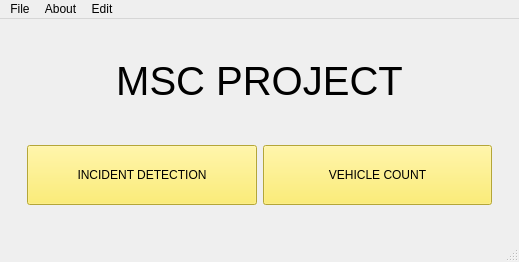
<?xml version="1.0" encoding="UTF-8"?>
<ui version="4.0">
 <class>MainWindow</class>
 <widget class="QMainWindow" name="MainWindow">
  <property name="geometry">
   <rect>
    <x>0</x>
    <y>0</y>
    <width>519</width>
    <height>262</height>
   </rect>
  </property>
  <property name="maximumSize">
   <size>
    <width>519</width>
    <height>262</height>
   </size>
  </property>
  <property name="windowTitle">
   <string>Msc Project</string>
  </property>
  <property name="windowIcon">
   <iconset>
    <normaloff>../../../afodamz documents/doc Pics/Afolabi-Oluwadamilola.jpg</normaloff>../../../afodamz documents/doc Pics/Afolabi-Oluwadamilola.jpg</iconset>
  </property>
  <property name="styleSheet">
   <string notr="true">QLabel#main_label:{
font: bold 18pt;
}
QPushButton {
	padding:5px;
     background-color: yellow;
 }
 QPushButton:pressed {
     background-color: rgb(224, 0, 0);     
 }
 QPushButton:hover {
     background-color: rgb(224, 255, 0);
 }</string>
  </property>
  <widget class="QWidget" name="main_page">
   <property name="minimumSize">
    <size>
     <width>519</width>
     <height>218</height>
    </size>
   </property>
   <property name="maximumSize">
    <size>
     <width>519</width>
     <height>218</height>
    </size>
   </property>
   <property name="autoFillBackground">
    <bool>false</bool>
   </property>
   <property name="styleSheet">
    <string notr="true">QLabel#main_label:{
font: bold 18pt;
}
background-color: rgb(211, 215, 207);</string>
   </property>
   <layout class="QGridLayout" name="gridLayout">
    <item row="5" column="1">
     <widget class="QFrame" name="verticalFrame">
      <property name="styleSheet">
       <string notr="true">QLabel#main_label:{
font: bold 18pt;
}
QFrame: {
background-color: rgb(211, 215, 207);
}
</string>
      </property>
      <layout class="QVBoxLayout" name="verticalLayout_4">
       <item>
        <widget class="QLabel" name="main_label">
         <property name="maximumSize">
          <size>
           <width>501</width>
           <height>134</height>
          </size>
         </property>
         <property name="font">
          <font>
           <pointsize>30</pointsize>
          </font>
         </property>
         <property name="text">
          <string>MSC PROJECT</string>
         </property>
         <property name="alignment">
          <set>Qt::AlignCenter</set>
         </property>
        </widget>
       </item>
       <item>
        <widget class="QFrame" name="verticalFrame">
         <property name="styleSheet">
          <string notr="true">QPushButton {
	padding:5px;
     background-color: rgb(252, 233, 79);
 }
 QPushButton:hover {
     background-color: rgb(224, 255, 0);
 }
 QPushButton:hover:!pressed{
     background-color: rgb(224, 0, 0);     
 }
</string>
         </property>
         <layout class="QHBoxLayout" name="horizontalLayout">
          <item>
           <widget class="QPushButton" name="incident_detection">
            <property name="minimumSize">
             <size>
              <width>80</width>
              <height>60</height>
             </size>
            </property>
            <property name="maximumSize">
             <size>
              <width>400</width>
              <height>60</height>
             </size>
            </property>
            <property name="styleSheet">
             <string notr="true"/>
            </property>
            <property name="text">
             <string>INCIDENT DETECTION</string>
            </property>
           </widget>
          </item>
          <item>
           <widget class="QPushButton" name="vehicle_count">
            <property name="minimumSize">
             <size>
              <width>80</width>
              <height>60</height>
             </size>
            </property>
            <property name="maximumSize">
             <size>
              <width>400</width>
              <height>60</height>
             </size>
            </property>
            <property name="text">
             <string>VEHICLE COUNT</string>
            </property>
           </widget>
          </item>
         </layout>
        </widget>
       </item>
      </layout>
     </widget>
    </item>
   </layout>
  </widget>
  <widget class="QMenuBar" name="menubar">
   <property name="geometry">
    <rect>
     <x>0</x>
     <y>0</y>
     <width>519</width>
     <height>22</height>
    </rect>
   </property>
   <widget class="QMenu" name="menuFile">
    <property name="title">
     <string>File</string>
    </property>
    <addaction name="actionNew"/>
    <addaction name="separator"/>
    <addaction name="actionEdit"/>
    <addaction name="actionExit"/>
   </widget>
   <widget class="QMenu" name="menuAbout">
    <property name="title">
     <string>About</string>
    </property>
   </widget>
   <widget class="QMenu" name="menuEdit">
    <property name="title">
     <string>Edit</string>
    </property>
   </widget>
   <addaction name="menuFile"/>
   <addaction name="menuAbout"/>
   <addaction name="menuEdit"/>
  </widget>
  <widget class="QStatusBar" name="statusbar"/>
  <action name="actionNew">
   <property name="text">
    <string>New</string>
   </property>
  </action>
  <action name="actionExit">
   <property name="text">
    <string>Exit</string>
   </property>
  </action>
  <action name="actionEdit">
   <property name="text">
    <string>Edit</string>
   </property>
  </action>
 </widget>
 <resources/>
 <connections/>
</ui>
